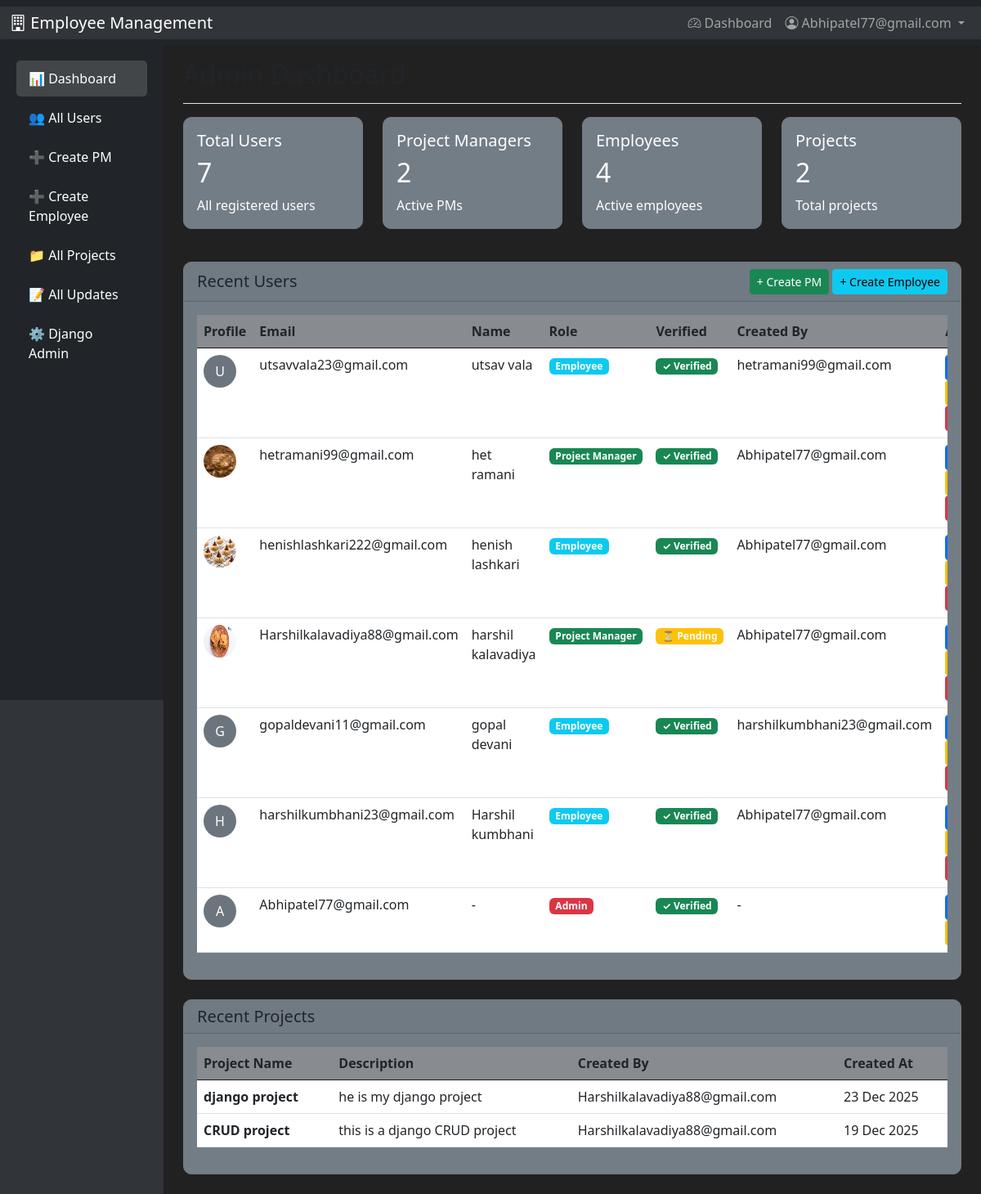
Before: /dashboard/ (signed in) with the older database file.
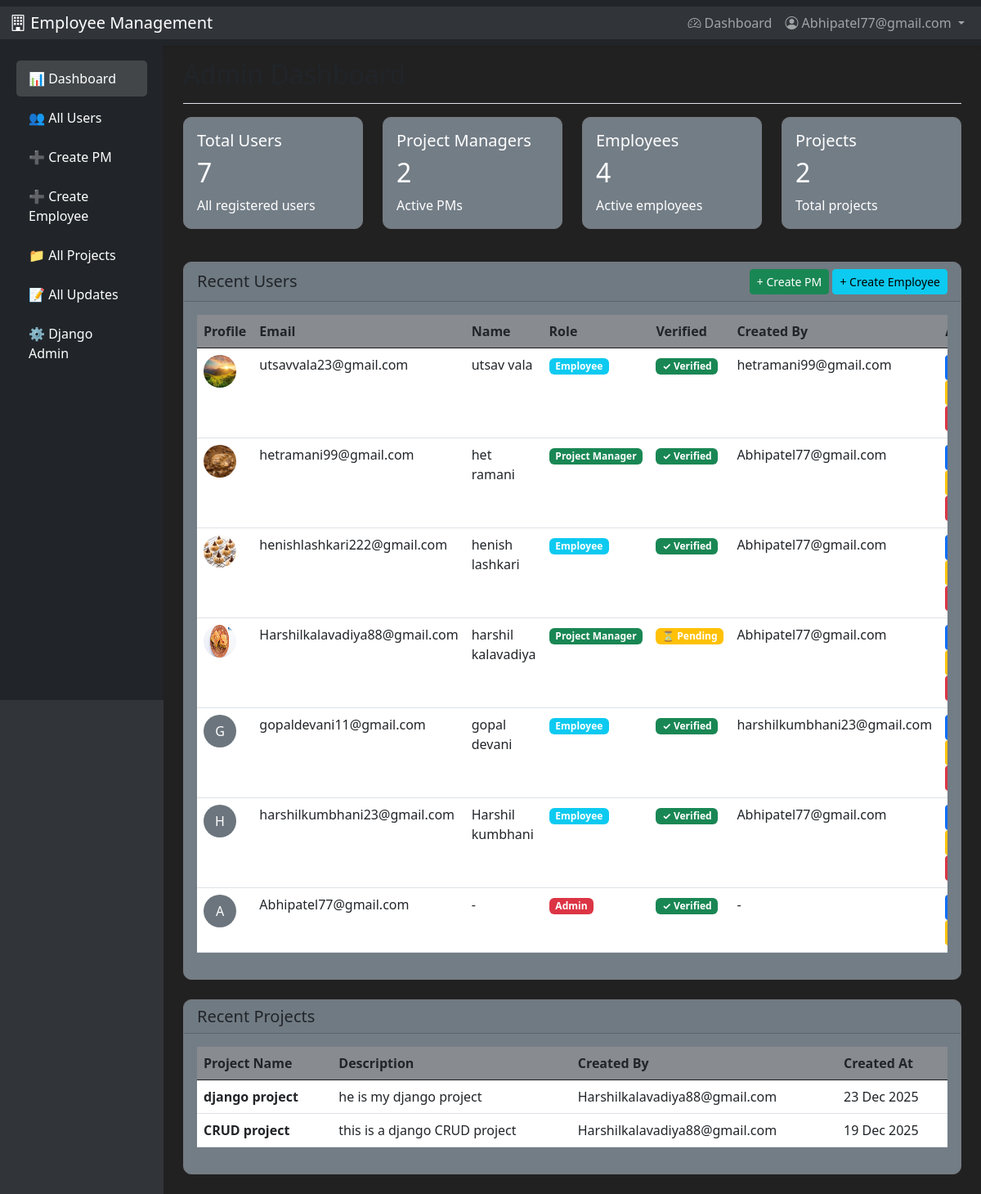
After: the same page with the newer database file.
### accounts/models.py (models this page shows, shortened)
class User(AbstractUser):
    ROLE_CHOICES = (
        ('EMPLOYEE', 'Employee'),
        ('PM', 'Project Manager'),
        ('ADMIN', 'Admin'),
    )
    username = None
    email = models.EmailField(unique=True)
    role = models.CharField(max_length=10, choices=ROLE_CHOICES, default='EMPLOYEE')
    profile_image = models.ImageField(upload_to='profiles/', null=True, blank=True)
    is_verified = models.BooleanField(default=False)
    verification_token = models.CharField(max_length=100, blank=True)
    created_by = models.ForeignKey('self', on_delete=models.SET_NULL, null=True, blank=True, related_name='created_users')
    USERNAME_FIELD = 'email'
    REQUIRED_FIELDS = []
    objects = UserManager()
    class Meta:
        db_table = 'users'
        verbose_name = 'User'
        verbose_name_plural = 'Users'

### accounts/views.py (the view)
# urls.py: path('dashboard/', views.dashboard, name='dashboard'),
@login_required
def dashboard(request):
    user = request.user
    if user.role == 'ADMIN':
        return admin_dashboard(request)
    elif user.role == 'PM':
        return pm_dashboard(request)
    elif user.role == 'EMPLOYEE':
        return employee_dashboard(request)
    messages.error(request, "Your role is not configured. Please contact admin.")
    return redirect('login')

### accounts/views.py (called while the page is built)
def admin_required(view_func):
    def wrapper(request, *args, **kwargs):
        if not request.user.is_authenticated or request.user.role != 'ADMIN':
            messages.error(request, 'Access denied. Admin only.')
            return redirect('dashboard')
        return view_func(request, *args, **kwargs)
    return wrapper

@login_required
@admin_required
def admin_dashboard(request):
    context = {
        'total_users': User.objects.count(),
        'total_pms': User.objects.filter(role='PM').count(),
        'total_employees': User.objects.filter(role='EMPLOYEE').count(),
        'total_projects': Project.objects.count(),
        'recent_users': User.objects.all().order_by('-date_joined')[:10],
        'recent_projects': Project.objects.all().order_by('-created_at')[:5],
        'recent_updates': DailyUpdate.objects.all().order_by('-created_at')[:10],
    }
    return render(request, 'admin_dashboard.html', context)

### accounts/templates/admin_dashboard.html (shortened to what the changed rows need)
{% extends 'base.html' %}
{% load static %}
{% block content %}
<div class="container-fluid">
    <div class="row">
        <main class="col-md-10 ms-sm-auto px-md-4" style="margin-left: 16.66667%;">
            <div class="d-flex justify-content-between flex-wrap flex-md-nowrap align-items-center pt-3 pb-2 mb-3 border-bottom">
                <h1 class="h2">Admin Dashboard</h1>
            </div>
            <div class="row mb-4">
                <div class="col-md-3">
                    <div class="card text-white bg-primary mb-3">
                        <div class="card-body">
                            <h2>{{ total_users }}</h2>
                        </div>
                    </div>
                </div>
                <div class="col-md-3">
                    <div class="card text-white bg-success mb-3">
                        <div class="card-body">
                            <h2>{{ total_pms }}</h2>
                        </div>
                    </div>
                </div>
                <div class="col-md-3">
                    <div class="card text-white bg-info mb-3">
                        <div class="card-body">
                            <h2>{{ total_employees }}</h2>
                        </div>
                    </div>
                </div>
                <div class="col-md-3">
                    <div class="card text-white bg-warning mb-3">
                        <div class="card-body">
                            <h2>{{ total_projects }}</h2>
                        </div>
                    </div>
                </div>
            </div>
            <div class="card mb-4">
                <div class="card-body">
                    <div class="table-responsive">
                        <table class="table table-hover">
                            <thead>
                                <tr>
                                    <th>Profile</th>
                                    <th>Email</th>
                                    <th>Name</th>
                                    <th>Role</th>
                                    <th>Verified</th>
                                    <th>Created By</th>
                                    <th>Actions</th>
                                </tr>
                            </thead>
                            <tbody>
                                {% for user in recent_users %}
                                <tr>
                                    <td>
                                        {% if user.profile_image %}
                                            <img src="{{ user.profile_image.url }}" alt="Profile" class="rounded-circle" width="40" height="40">
                                        {% else %}
                                            <div class="bg-secondary rounded-circle d-inline-flex align-items-center justify-content-center text-white" style="width: 40px; height: 40px;">
                                                {{ user.email|first|upper }}
                                            </div>
                                        {% endif %}
                                    </td>
                                    <td>{{ user.email }}</td>
                                    <td>{{ user.get_full_name|default:"-" }}</td>
                                    <td>
                                        <span class="badge bg-{% if user.role == 'ADMIN' %}danger{% elif user.role == 'PM' %}success{% else %}info{% endif %}">
                                            {{ user.get_role_display }}
                                        </span>
                                    </td>
                                    <td>
                                        {% if user.is_verified %}
                                            <span class="badge bg-success">✓ Verified</span>
                                        {% else %}
                                            <span class="badge bg-warning">⏳ Pending</span>
                                        {% endif %}
                                    </td>
                                    <td>{{ user.created_by.email|default:"-" }}</td>
                                    <td>
                                        <a href="{% url 'admin_user_detail' user.id %}" class="btn btn-sm btn-primary">View</a>
                                        <a href="{% url 'admin_user_update' user.id %}" class="btn btn-sm btn-warning">Edit</a>
                                        {% if not user.is_superuser %}
                                            <a href="{% url 'admin_user_delete' user.id %}" class="btn btn-sm btn-danger">Delete</a>
                                        {% endif %}
                                    </td>
                                </tr>
                                {% empty %}
                                <tr>
                                    <td colspan="7" class="text-center">No users found</td>
                                </tr>
                                {% endfor %}
                            </tbody>
                        </table>
                    </div>
                </div>
            </div>
            <div class="card mb-4">
                <div class="card-body">
                    <div class="table-responsive">
                        <table class="table table-hover">
                            <thead>
                                <tr>
                                    <th>Project Name</th>
                                    <th>Description</th>
                                    <th>Created By</th>
                                    <th>Created At</th>
                                </tr>
                            </thead>
                        </table>
                    </div>
                </div>
            </div>
        </main>
    </div>
</div>
{% endblock %}

Changed rows visible on the page:
changed User "utsavvala23@gmail.com": profile_image: picture added; profile_image empty → "profiles/download.jfif" (drawn); email|first "U" → (not shown)
